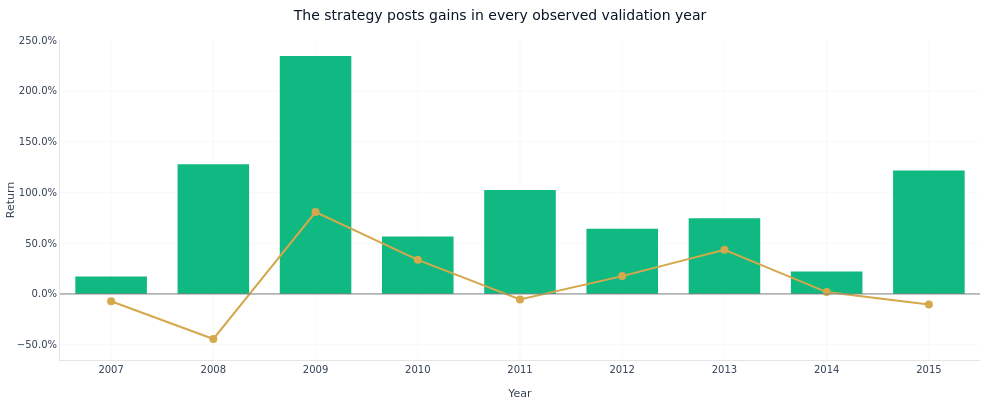

Source (notebook cell):
### Markdown cell above
**Annual returns.** Calendar-year strategy vs. benchmark bars.

### Code cell
fig_annual = plot_annual_returns_bar(pa, benchmark_label="EW universe")
fig_annual.update_layout(title="The strategy posts gains in every observed validation year")
fig_annual.show()

### Figure 1 — Plotly figure (JSON) as saved in the notebook; plotly's stock layout.template omitted (floating-point values rounded to 4 significant figures)
{"data": [{"hovertemplate": "Year: %{x}<br>Return: %{y:.2%}<extra></extra>", "marker": {"color": ["#10b981", "#10b981", "#10b981", "#10b981", "#10b981", "#10b981", "#10b981", "#10b981", "#10b981"]}, "name": "Strategy", "type": "bar", "x": ["2007", "2008", "2009", "2010", "2011", "2012", "2013", "2014", "2015"], "y": [0.1717, 1.278, 2.345, 0.5669, 1.025, 0.6433, 0.7449, 0.2221, 1.216]}, {"hovertemplate": "Year: %{x}<br>Return: %{y:.2%}<extra></extra>", "line": {"color": "#D4A84B", "width": 2}, "marker": {"size": 8}, "mode": "lines+markers", "name": "EW universe", "type": "scatter", "x": [2007, 2008, 2009, 2010, 2011, 2012, 2013, 2014, 2015], "y": [-0.07158, -0.444, 0.8065, 0.3362, -0.0536, 0.1758, 0.4359, 0.01867, -0.1032]}], "layout": {"bargap": 0.3, "font": {"color": "#334155", "family": "DM Sans, DejaVu Sans, sans-serif", "size": 12}, "height": 400, "hoverlabel": {"bgcolor": "white", "font": {"family": "DM Sans, DejaVu Sans, sans-serif", "size": 13}}, "hovermode": "x unified", "legend": {"x": 0.99, "xanchor": "right", "y": 0.99, "yanchor": "top"}, "margin": {"b": 40, "l": 60, "r": 20, "t": 40}, "paper_bgcolor": "rgba(0,0,0,0)", "plot_bgcolor": "rgba(0,0,0,0)", "shapes": [{"line": {"color": "gray", "dash": "solid", "width": 1}, "type": "line", "x0": 0, "x1": 1, "xref": "x domain", "y0": 0, "y1": 0, "yref": "y"}], "showlegend": false, "title": {"text": "The strategy posts gains in every observed validation year"}, "width": 1000, "xaxis": {"gridcolor": "rgba(0,0,0,0.06)", "linecolor": "rgba(0,0,0,0.1)", "title": {"text": "Year"}, "type": "category", "zeroline": false}, "yaxis": {"gridcolor": "rgba(0,0,0,0.06)", "linecolor": "rgba(0,0,0,0.1)", "tickformat": ".1%", "title": {"text": "Return"}, "zeroline": false}}}
